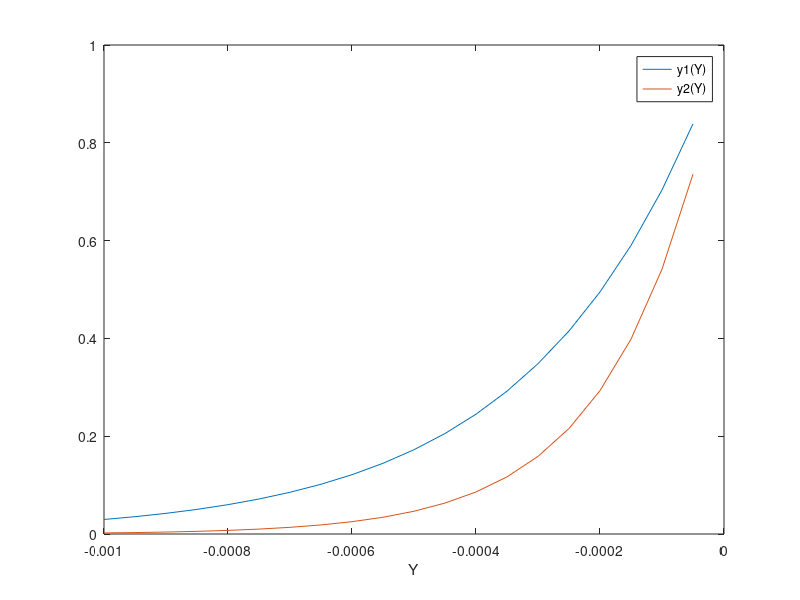

This figure's MATLAB source:
% M7FREVA. Penetration into the less dense medium at total reflection.

% Exponential factor for decrease of amplitude into the less
% dense medium with -Y for two different refractive indices:

% ?c is the critical angle

% Different refractive indices. The value "a" is used to "be off" the critical angle

function M7FREVA;
% First we set
a = 2;
n1 = 1.5;
n2 = 1;
Lamda = 0.0005;
nn1 = 3.4;
nn2 = 1;
z = asin(n2/n1);  
zz = asin(nn2/nn1);

Y = (-0.00005:-0.00005:-0.001);

Theta1c = z * 360/(2*pi)
Theta2c = zz * 360/(2*pi)

% Theta1c = 41.81;
% Theta2c = 17.105;

Theta1  = Theta1c + 2;
Theta2 =  Theta2c + a;

k2 = 2*(pi/Lamda) * n2;
A = 1;
kk2 = 2 * (pi/Lamda) * nn2;

y1 = A*exp(Y*k2*sqrt((n1*sin((2*pi/360)*Theta1)/n2)^2 - 1));
y2 = A*exp(Y*kk2*sqrt((nn1*sin((2*pi/360)*Theta2)/nn2)^2 - 1));

figure(1);
plot(Y,y1,Y,y2);
axis([-1e-3 0 0 1]);                  % PLOTS LIMITS                    
xlabel('Y');
legend('y1(Y)','y2(Y)');

% To study different angles, make refractive indices the same for both and change "a"
% to values larger than 2.
